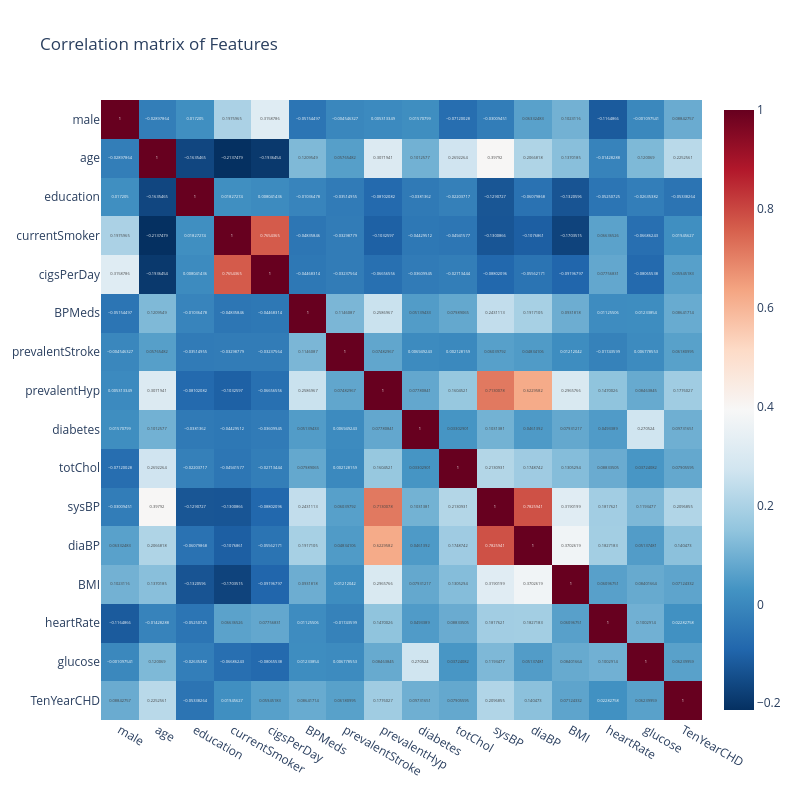

The notebook cell saved with this chart:
### Code cell
# calculate the correlation matrix

if df is not None:
    try:
        corr_matrix = df.corr()
        fig = px.imshow(corr_matrix, text_auto=True, aspect='auto', color_continuous_scale='RdBu_r', title="Correlation matrix of Features")
        fig.update_layout(height=800, width=800)
        fig.show()
        logging.info("Displayed correlation matrix with heatmap")

    except Exception as e:
        logging.info(f"Error plotting correlation matrix: {e}")

### Figure 1 — Plotly figure (JSON) as saved in the notebook; plotly's stock layout.template omitted (floating-point values rounded to 4 significant figures; data arrays with more than 128 entries replaced by an {"elided": "..."} marker saying what was removed)
{"data": [{"coloraxis": "coloraxis", "hovertemplate": "x: %{x}<br>y: %{y}<br>color: %{z}<extra></extra>", "name": "0", "texttemplate": "%{z}", "type": "heatmap", "x": ["male", "age", "education", "currentSmoker", "cigsPerDay", "BPMeds", "prevalentStroke", "prevalentHyp", "diabetes", "totChol", "sysBP", "diaBP", "BMI", "heartRate", "glucose", "TenYearCHD"], "xaxis": "x", "y": ["male", "age", "education", "currentSmoker", "cigsPerDay", "BPMeds", "prevalentStroke", "prevalentHyp", "diabetes", "totChol", "sysBP", "diaBP", "BMI", "heartRate", "glucose", "TenYearCHD"], "yaxis": "y", "z": {"elided": "16x16 float values"}}], "layout": {"coloraxis": {"colorscale": [[0, "rgb(5,48,97)"], [0.1, "rgb(33,102,172)"], [0.2, "rgb(67,147,195)"], [0.3, "rgb(146,197,222)"], [0.4, "rgb(209,229,240)"], [0.5, "rgb(247,247,247)"], [0.6, "rgb(253,219,199)"], [0.7, "rgb(244,165,130)"], [0.8, "rgb(214,96,77)"], [0.9, "rgb(178,24,43)"], [1, "rgb(103,0,31)"]]}, "height": 800, "title": {"text": "Correlation matrix of Features"}, "width": 800, "xaxis": {"anchor": "y", "domain": [0, 1]}, "yaxis": {"anchor": "x", "autorange": "reversed", "domain": [0, 1]}}}
